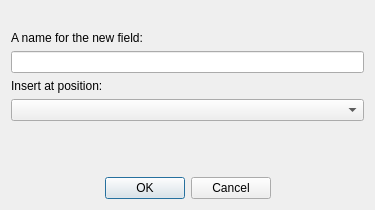
<ui version="4.0" >
 <class>Clone</class>
 <widget class="QDialog" name="Clone" >
  <property name="geometry" >
   <rect>
    <x>0</x>
    <y>0</y>
    <width>375</width>
    <height>210</height>
   </rect>
  </property>
  <property name="windowTitle" >
   <string>Clone field</string>
  </property>
  <layout class="QGridLayout" >
   <item row="0" column="0" >
    <layout class="QVBoxLayout" >
     <item>
      <spacer>
       <property name="orientation" >
        <enum>Qt::Vertical</enum>
       </property>
       <property name="sizeType" >
        <enum>QSizePolicy::MinimumExpanding</enum>
       </property>
       <property name="sizeHint" >
        <size>
         <width>20</width>
         <height>20</height>
        </size>
       </property>
      </spacer>
     </item>
     <item>
      <widget class="QLabel" name="label" >
       <property name="sizePolicy" >
        <sizepolicy vsizetype="Fixed" hsizetype="Preferred" >
         <horstretch>0</horstretch>
         <verstretch>0</verstretch>
        </sizepolicy>
       </property>
       <property name="text" >
        <string>A name for the new field:</string>
       </property>
      </widget>
     </item>
     <item>
      <widget class="QLineEdit" name="lineDsn" >
       <property name="mouseTracking" >
        <bool>false</bool>
       </property>
       <property name="inputMask" >
        <string/>
       </property>
       <property name="maxLength" >
        <number>10</number>
       </property>
       <property name="frame" >
        <bool>true</bool>
       </property>
      </widget>
     </item>
     <item>
      <widget class="QLabel" name="label_3" >
       <property name="text" >
        <string>Insert at position:</string>
       </property>
      </widget>
     </item>
     <item>
      <widget class="QComboBox" name="comboDsn" />
     </item>
    </layout>
   </item>
   <item row="2" column="0" >
    <widget class="QDialogButtonBox" name="buttonBox" >
     <property name="orientation" >
      <enum>Qt::Horizontal</enum>
     </property>
     <property name="standardButtons" >
      <set>QDialogButtonBox::Cancel|QDialogButtonBox::NoButton|QDialogButtonBox::Ok</set>
     </property>
     <property name="centerButtons" >
      <bool>true</bool>
     </property>
    </widget>
   </item>
   <item row="1" column="0" >
    <spacer>
     <property name="orientation" >
      <enum>Qt::Vertical</enum>
     </property>
     <property name="sizeType" >
      <enum>QSizePolicy::MinimumExpanding</enum>
     </property>
     <property name="sizeHint" >
      <size>
       <width>20</width>
       <height>20</height>
      </size>
     </property>
    </spacer>
   </item>
  </layout>
 </widget>
 <tabstops>
  <tabstop>lineDsn</tabstop>
  <tabstop>comboDsn</tabstop>
  <tabstop>buttonBox</tabstop>
 </tabstops>
 <resources/>
 <connections>
  <connection>
   <sender>buttonBox</sender>
   <signal>accepted()</signal>
   <receiver>Clone</receiver>
   <slot>accept()</slot>
   <hints>
    <hint type="sourcelabel" >
     <x>248</x>
     <y>254</y>
    </hint>
    <hint type="destinationlabel" >
     <x>157</x>
     <y>274</y>
    </hint>
   </hints>
  </connection>
  <connection>
   <sender>buttonBox</sender>
   <signal>rejected()</signal>
   <receiver>Clone</receiver>
   <slot>reject()</slot>
   <hints>
    <hint type="sourcelabel" >
     <x>316</x>
     <y>260</y>
    </hint>
    <hint type="destinationlabel" >
     <x>286</x>
     <y>274</y>
    </hint>
   </hints>
  </connection>
 </connections>
</ui>
